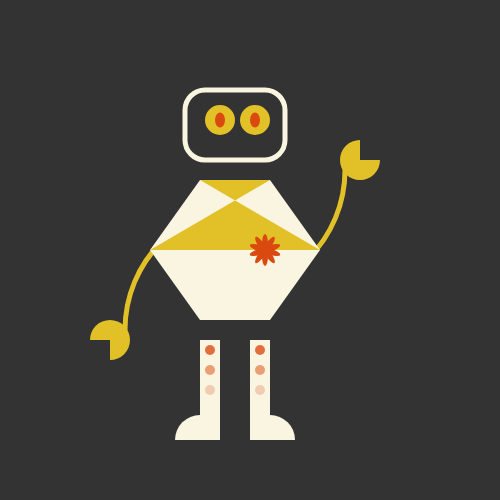
Frame 1 (no input)
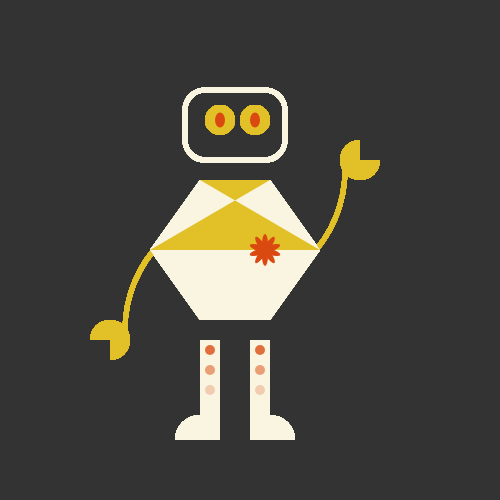
Frame 60 (no input)
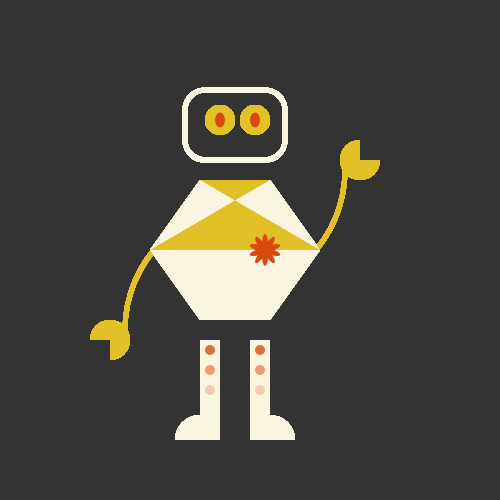
Frame 120 (the mouse pressed at the canvas centre since frame 60)

The p5.js sketch that drew these frames (run headless with seeded random() and noise() and a simulated clock; from frame 60 on, the mouse is pressed at the canvas centre):

// p5.js sketch
// ── sketch.js
function setup() {
	// define artboard size
	createCanvas(500,500);
	// Set here the values that are not changing all over the sketch
	background(51);
}

function draw() {
	//Head
	stroke(249,245,225);
	strokeWeight(5);
	noFill();
	rect(185, 90, 100, 70, 20);

	//Legs
		noStroke();
		fill(249,245,225);
		rect(250, 340, 20, 100); //dx
		rect(200, 340, 20, 100); //sx

		//Feet
		arc(270, 440, 50, 50, PI + QUARTER_PI, TWO_PI);
		arc(200, 440, 50, 50, PI, PI+HALF_PI);

		//Dots for Legs
		noStroke();

		fill(218,74,16, 200);
		ellipse(260, 350, 10, 10);
		fill(218,74,16,130);
		ellipse(260, 370, 10, 10);
		fill(218,74,16, 60);
		ellipse(260, 390, 10, 10);

		fill(218,74,16, 200);
		ellipse(210, 350, 10, 10);
		fill(218,74,16,130);
		ellipse(210, 370, 10, 10);
		fill(218,74,16, 60);
		ellipse(210, 390, 10, 10);

		//arms
		noFill();
		stroke(226,192,39);
		arc(250, 330, 250, 250, PI, PI + QUARTER_PI); //armDown
		arc(220, 170, 250, 250,0, QUARTER_PI); //armUp

		//Hands
		noStroke();
		fill(226,192,39);
		arc(360, 160, 40, 40, 0, PI + HALF_PI, PIE);
		arc(110, 340, 40, 40, PI, PI+HALF_PI+HALF_PI+HALF_PI, PIE);

	//Body
	noStroke();
	fill(249,245,225);
	rect(200, 180, 70, 140);
	triangle(200, 180, 150, 250, 200, 320);
	triangle(270, 180, 320, 250, 270, 320);

	fill(226,192,39);
	quad(200, 180, 270, 180, 150, 250, 320, 250);

	//Eyes
	fill(226,192,39);
	ellipse(220,120,30,30);
	ellipse(255,120,30,30);

	fill(218,74,16);
	ellipse(220,120,10,15);
	ellipse(255,120,10,15);

	//Flower
		translate(265, 250);
	  noStroke();
		fill(218,74,16);
	  for (var i = 0; i < 10; i ++) {
			ellipseMode(CENTER);
	    ellipse(0, 6, 6, 20);
	    rotate(PI/5);
	  }

	//Wheel
	//lineMode(CENTER);
}
